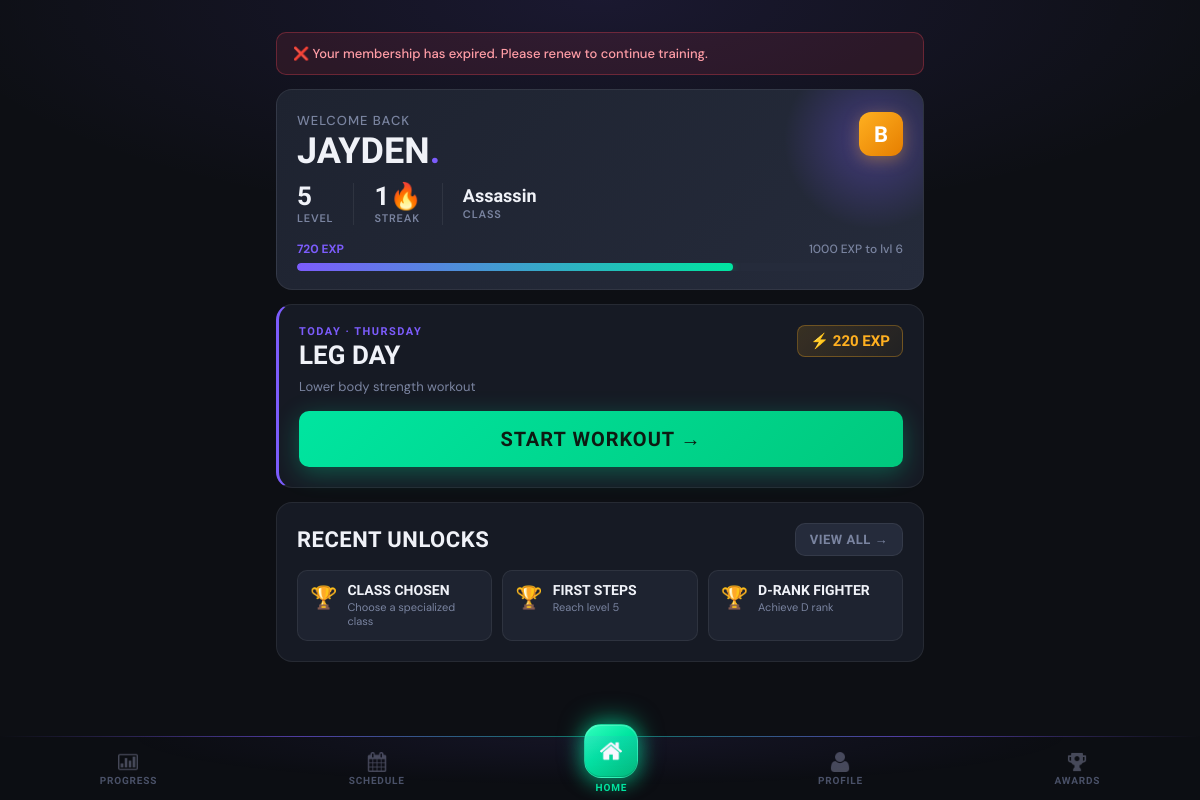
The app's page /dashboard (signed in) with its own data.
### tables this page shows
CREATE TABLE clients (
                client_id INTEGER PRIMARY KEY AUTOINCREMENT,
                phone_number TEXT UNIQUE NOT NULL,
                pin_hash TEXT NOT NULL,
                first_name TEXT NOT NULL,
                last_name TEXT NOT NULL,
                email TEXT,
                date_of_birth DATE,
                gender TEXT,
                registration_date DATETIME DEFAULT CURRENT_TIMESTAMP,
                status TEXT DEFAULT 'active',
                profile_photo_path TEXT
            , fitness_goal TEXT DEFAULT NULL, preferred_split TEXT DEFAULT NULL);

CREATE TABLE client_streaks (
                streak_id INTEGER PRIMARY KEY AUTOINCREMENT,
                client_id INTEGER UNIQUE NOT NULL,
                current_streak INTEGER DEFAULT 0,
                longest_streak INTEGER DEFAULT 0,
                last_attendance_date DATE,
                streak_multiplier REAL DEFAULT 1.0,
                FOREIGN KEY (client_id) REFERENCES clients(client_id) ON DELETE CASCADE
            );

CREATE TABLE client_gamification (
                gamification_id INTEGER PRIMARY KEY AUTOINCREMENT,
                client_id INTEGER UNIQUE NOT NULL,
                current_level INTEGER DEFAULT 1,
                current_exp INTEGER DEFAULT 0,
                total_exp INTEGER DEFAULT 0,
                rank TEXT DEFAULT 'E',
                client_class TEXT,
                class_unlocked_at_level INTEGER, current_streak INTEGER DEFAULT 0, longest_streak INTEGER DEFAULT 0, total_reps INTEGER DEFAULT 0, workouts_completed INTEGER DEFAULT 0,
                FOREIGN KEY (client_id) REFERENCES clients(client_id) ON DELETE CASCADE
            );

CREATE TABLE routines (
                routine_id INTEGER PRIMARY KEY AUTOINCREMENT,
                routine_name TEXT NOT NULL,
                description TEXT,
                created_by TEXT,
                created_date DATETIME DEFAULT CURRENT_TIMESTAMP,
                is_active BOOLEAN DEFAULT 1
            , difficulty_level TEXT CHECK(difficulty_level IN ('beginner','intermediate','advanced')) DEFAULT 'beginner', routine_type TEXT DEFAULT 'Full Body', `primary_muscle` TEXT, `main_class` TEXT);

CREATE TABLE client_achievements (
                client_achievement_id INTEGER PRIMARY KEY AUTOINCREMENT,
                client_id INTEGER NOT NULL,
                achievement_id INTEGER NOT NULL,
                unlocked_date DATETIME DEFAULT CURRENT_TIMESTAMP,
                FOREIGN KEY (client_id) REFERENCES clients(client_id) ON DELETE CASCADE,
                FOREIGN KEY (achievement_id) REFERENCES achievements(achievement_id) ON DELETE CASCADE,
                UNIQUE(client_id, achievement_id)
            );

CREATE TABLE achievements (
                achievement_id INTEGER PRIMARY KEY AUTOINCREMENT,
                achievement_name TEXT UNIQUE NOT NULL,
                description TEXT,
                achievement_type TEXT,
                requirement_value INTEGER,
                exp_reward INTEGER DEFAULT 0,
                icon_path TEXT
            );

### main.py (the view)
@app.route('/dashboard')
@login_required
def dashboard():
    client_id = session['client_id']
    client = Client.get_by_id(client_id)
    progress = gamification.get_client_progress(client_id)
    today = datetime.now().strftime('%A')
    today_routine = Routine.get_client_routine_for_day(client_id, today)
    routine_status = 'not_started'  # default fallback
    if today_routine:
        routine_id = today_routine.routine_id
        session_data = session_ctrl._get_session(client_id, routine_id, date.today())
        if session_data:
            if session_data.get('status') == 'completed':
                routine_status = 'completed'
            elif session_data.get('status') == 'in_progress':
                routine_status = 'in_progress'
            else:
                routine_status = 'not_started'
        else:
            routine_status = 'not_started'
    recent_achievements = achievement_ctrl.get_recent_unlocks(client_id, limit=3)
    streak_data = client.get_streak_data()
    mc = MembershipController()
    membership = mc.get_client_membership(client_id)
    notification = None
    if membership:
        end_date = datetime.strptime(membership['end_date'], '%Y-%m-%d').date()
        days_left = (end_date - date.today()).days
        print("Days Left", days_left)
        if 0 < days_left <= 5:
            notification = f"⚠️ Your membership expires in {days_left} days. Please renew soon!"
        elif days_left <= 0:
            notification = "❌ Your membership has expired. Please renew to continue training."
    try:
        newly_unlocked = achievement_ctrl.check_and_unlock_achievements(client_id)
    except Exception as e:
        print(f"Achievement check error for client {client_id}: {e}")
        newly_unlocked = []
    ann_rows = db.execute_query(
        """SELECT ann_id, title, body, ann_type, is_pinned
            FROM announcements
            WHERE (expires_at IS NULL OR expires_at >= ?)
            ORDER BY is_pinned DESC, ann_id DESC""",
        (date.today().isoformat(),)
    )
    announcements = [dict(r) for r in ann_rows]
    print("Notification:",notification)
    return render_template(
        'dashboard.html',
        client=client,
        progress=progress,
        today_routine=today_routine,
        today=today,
        recent_achievements=recent_achievements,
        streak_data=streak_data,
        newly_unlocked=newly_unlocked,
        notification=notification,
        status=routine_status,
        announcements=announcements
    )

### controllers/achievement_controller.py (called while the page is built)
    def check_and_unlock_achievements(self, client_id):
        newly_unlocked = []
        stats = self._get_client_stats(client_id)
        all_achievements = self._get_all_achievements()
        unlocked_ids = self._get_unlocked_achievement_ids(client_id)
        for achievement in all_achievements:
            if achievement['achievement_id'] in unlocked_ids:
                continue
            if self._check_achievement_requirement(achievement, stats):
                result = self.unlock_achievement(client_id, achievement['achievement_id'])
                if result['success']:
                    newly_unlocked.append(result)
        return newly_unlocked

    def get_unlocked_achievements(self, client_id):
        query = '''
            SELECT a.*, ca.unlocked_date
            FROM client_achievements ca
            JOIN achievements a ON ca.achievement_id = a.achievement_id
            WHERE ca.client_id = ?
            ORDER BY ca.unlocked_date DESC
        '''
        results = self.db.execute_query(query, (client_id,))
        unlocked = []
        for row in results:
            unlocked.append({
                'achievement_id': row['achievement_id'],
                'name': row['achievement_name'],
                'description': row['description'],
                'type': row['achievement_type'],
                'exp_reward': row['exp_reward'],
                'unlocked_date': row['unlocked_date']
            })
        return unlocked

    def get_recent_unlocks(self, client_id, limit=5):
        unlocked = self.get_unlocked_achievements(client_id)
        return unlocked[:limit]

### controllers/gamification_controller.py (called while the page is built)
    def _get_gamification_data(self, client_id):
        query = 'SELECT * FROM client_gamification WHERE client_id=?'
        result = self.db.execute_query(query, (client_id,))
        return dict(result[0]) if result else None

    def _get_streak_data(self, client_id):
        query = 'SELECT * FROM client_streaks WHERE client_id=?'
        result = self.db.execute_query(query, (client_id,))
        return dict(result[0]) if result else None

### controllers/membership_controller.py (called while the page is built)
    def get_client_membership(self, client_id):
        query = """
            SELECT * FROM client_memberships
            WHERE client_id = ?
            ORDER BY end_date DESC
            LIMIT 1
        """
        result = self.db.execute_query(query, (client_id,))
        return dict(result[0]) if result else None

### database/db_manager.py (called while the page is built)
    def disconnect(self):
        if self.conn:
            self.conn.close()

### templates/dashboard.html (shortened to what this page needs)
{% extends "base.html" %}
{% block content %}
{% if notification %}
<div class="membership-warning">{{ notification }}</div>
{% endif %}
<div class="hero">
    <div class="rank-badge">{{ progress.rank }}</div>
    <div class="hero-greeting">Welcome back</div>
    <div class="hero-name">{{ client.first_name }}<span>.</span></div>
    <div class="hero-stats">
        <div class="hero-stat">
            <span class="hero-stat-val">{{ progress.level }}</span>
            <span class="hero-stat-lbl">Level</span>
        </div>
        <div class="hero-stat">
            <span class="hero-stat-val">{{ streak_data.current_streak if streak_data else 0 }}🔥</span>
            <span class="hero-stat-lbl">Streak</span>
        </div>
        {% if progress.class %}
        <div class="hero-stat">
            <span class="hero-stat-val" style="font-size:18px; padding-top:4px;">{{ progress.class }}</span>
            <span class="hero-stat-lbl">Class</span>
        </div>
        {% endif %}
    </div>
    <div class="exp-bar-wrap">
        <div class="exp-bar-labels">
            <span>{{ progress.current_exp }} EXP</span>
            <span>{{ progress.next_level_exp }} EXP to lvl {{ progress.level + 1 }}</span>
        </div>
        <div class="progress-track">
            <div class="progress-fill" style="width: {{ progress.progress_percentage }}%"></div>
        </div>
    </div>
</div>
<div class="card workout-card">
    {% if today_routine %}
    <div class="workout-card-header">
        <div>
            <div class="workout-section-label">Today · {{ today }}</div>
            <div class="workout-name">{{ today_routine.routine_name }}</div>
        </div>
        <div class="workout-exp-badge">⚡ {{ today_routine.calculate_total_exp() }} EXP</div>
    </div>
    <div class="workout-desc">{{ today_routine.description or 'Your workout is ready.' }}</div>
    {% if status == 'completed' %}
    <a href="{{ url_for('workout', routine_id=today_routine.routine_id) }}" class="btn-workout btn-workout-done">
        ✓ Completed Today
    </a>
    {% elif status == 'in_progress' %}
    <a href="{{ url_for('workout', routine_id=today_routine.routine_id) }}" class="btn-workout btn-workout-continue">
        ▶ Continue Workout →
    </a>
    {% else %}
    <a href="{{ url_for('workout', routine_id=today_routine.routine_id) }}" class="btn-workout btn-workout-start">
        Start Workout →
    </a>
    {% endif %}
    {% else %}
    <div class="workout-section-label">Today · {{ today }}</div>
    <div class="rest-day-text">
        <span class="rest-day-icon">😴</span>
        Rest day — no routine scheduled.<br>Recovery is part of the grind.
    </div>
    {% endif %}
</div>
{% if recent_achievements %}
<div class="card">
    <div style="display:flex; justify-content:space-between; align-items:center; margin-bottom:14px;">
        <h2 style="margin:0;">Recent Unlocks</h2>
        <a href="{{ url_for('achievements') }}" class="btn btn-ghost btn-sm">View All →</a>
    </div>
    <div class="ach-strip">
        {% for ach in recent_achievements %}
        <div class="ach-strip-item">
            <div class="ach-strip-icon">🏆</div>
            <div>
                <div class="ach-strip-name">{{ ach.name }}</div>
                <div class="ach-strip-desc">{{ ach.description }}</div>
            </div>
        </div>
        {% endfor %}
    </div>
</div>
{% endif %}
{% endblock %}

### templates/base.html (style rules this page uses)
:root { --brand: #7c5cfc; --brand-glow: rgba(124, 92, 252, 0.35); --brand-dim: rgba(124, 92, 252, 0.12); --green: #00e5a0; --green-glow: rgba(0, 229, 160, 0.3); --amber: #ffb020; --red: #ff4757; --bg: #0d0f14; --surface: #161a24; --surface-2: #1e2330; --surface-3: #252b3b; --border: rgba(255,255,255,0.07); --border-2: rgba(255,255,255,0.12); --text: #f0f2f8; --text-muted: #7a84a0; --text-dim: #4a5168; --radius: 16px; --radius-sm: 10px; --font-display:'Barlow Condensed', sans-serif; --font-body: 'DM Sans', sans-serif; --nav-height: 64px; }
*, *::before, *::after { margin: 0; padding: 0; box-sizing: border-box; }
body { font-family: var(--font-body); background: var(--bg); color: var(--text); min-height: 100vh; padding-top: 16px; padding-bottom: calc(var(--nav-height) + 32px); background-image: radial-gradient(ellipse 80% 40% at 50% 0%, rgba(124,92,252,0.12) 0%, transparent 70%); }
.card { background: var(--surface); border: 1px solid var(--border); border-radius: var(--radius); padding: 20px; margin-bottom: 14px; }
h1, h2, h3 { font-family: var(--font-display); color: var(--text); text-transform: uppercase; letter-spacing: 0.5px; font-weight: 800; }
h2 { font-size: 22px; margin-bottom: 12px; }
.btn { display: inline-flex; align-items: center; justify-content: center; gap: 6px; padding: 12px 22px; border-radius: var(--radius-sm); text-decoration: none; font-family: var(--font-display); font-size: 16px; font-weight: 700; letter-spacing: 0.5px; text-transform: uppercase; transition: all 0.2s; border: none; cursor: pointer; }
.btn-ghost { background: var(--surface-3); border: 1px solid var(--border); color: var(--text-muted); }
.btn-sm { padding: 8px 14px; font-size: 13px; }
.progress-track { background: var(--surface-3); height: 8px; border-radius: 99px; overflow: hidden; }
.progress-fill { height: 100%; background: linear-gradient(90deg, var(--brand), var(--green)); border-radius: 99px; transition: width 0.6s cubic-bezier(0.34, 1.56, 0.64, 1); box-shadow: 0 0 8px var(--green-glow); }

### records on screen
clients: first_name "JAYDEN"
client_streaks: current_streak "1"
client_gamification: class "Assassin", current_exp "720"
routines: routine_name "LEG DAY", description "Lower body strength workout"
client_achievements: name "CLASS CHOSEN", description "Choose a specialized class"
client_achievements: name "FIRST STEPS", description "Reach level 5"
client_achievements: name "D-RANK FIGHTER", description "Achieve D rank"

### other values on screen
{{ notification }} "❌ Your membership has expired. Please renew to continue training."
{{ progress.rank }} "B"
{{ progress.level }} "5"
{{ progress.next_level_exp }} "1000"
{{ progress.level + 1 }} "6"
{{ today_routine.calculate_total_exp() }} "220"
